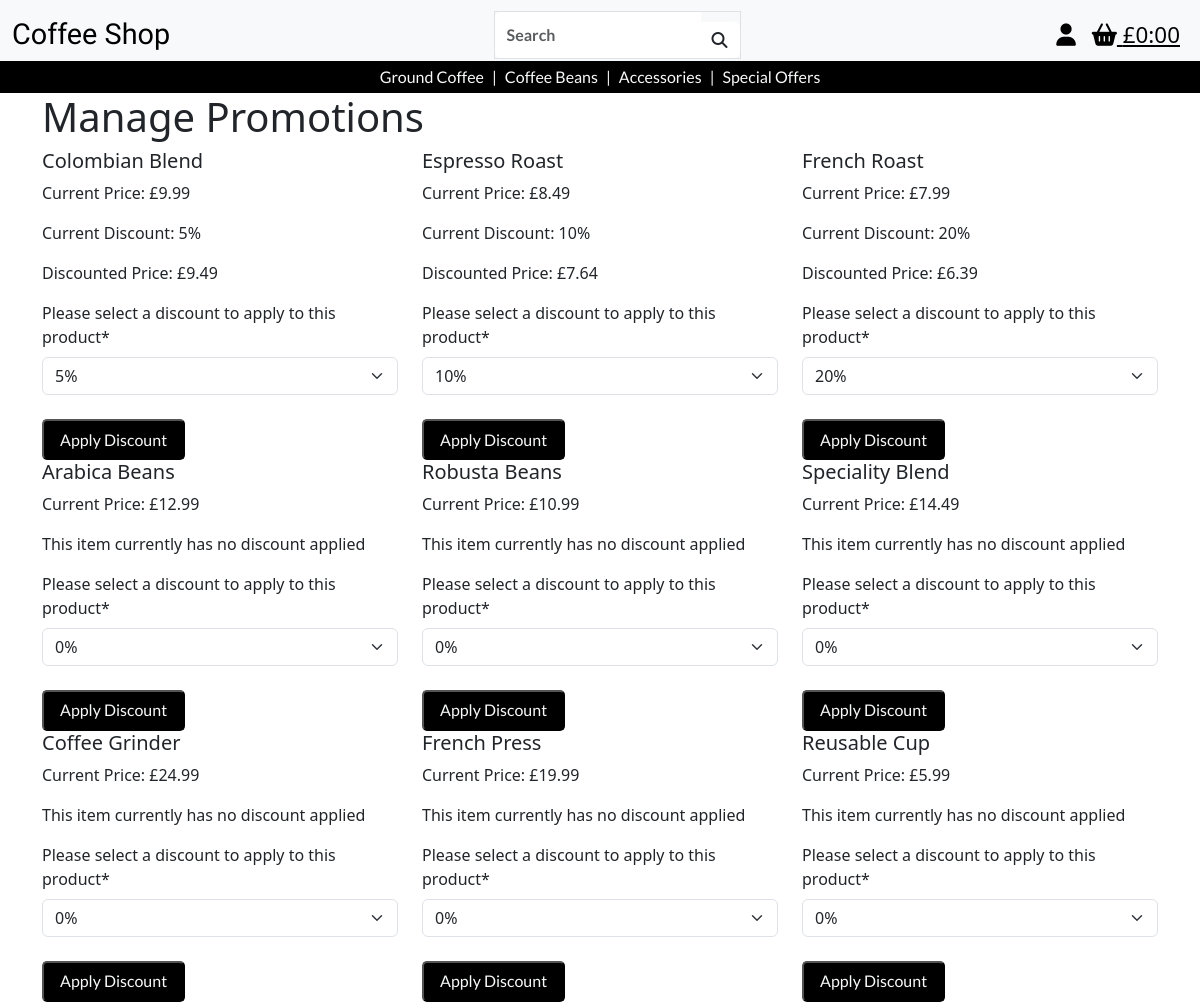
/promotions/ (signed in), run on the app's committed database.
### products/models.py (models this page shows, shortened)
class Product(models.Model):
    category = models.ForeignKey(
        'Category', null=True, blank=True, on_delete=models.SET_NULL)
    sku = models.CharField(max_length=254, null=True, blank=True, unique=True)
    product_name = models.CharField(max_length=254)
    description = models.TextField()
    price = models.DecimalField(max_digits=6, decimal_places=2)
    image_url = models.URLField(max_length=1024, null=True, blank=True)
    image = models.ImageField(null=True, blank=True)

### promotions/models.py (models this page shows, shortened)
class Discount(models.Model):
    product = models.OneToOneField(Product, on_delete=models.CASCADE, related_name='discount', primary_key=True)
    percentage = models.PositiveIntegerField(validators=[MaxValueValidator(50)])
    def apply_discount(self, price):
        discounted_price = price - (price * self.percentage / 100)
        return round(discounted_price, 2)

### promotions/views.py (the view)
# urls.py: path('', views.manage_promotions, name='manage_promotions'),
@login_required
def manage_promotions(request):
    if request.method == "POST":
        product_id = request.POST.get('product_id')
        discount_percentage = request.POST.get('percentage')
        product = get_object_or_404(Product, pk=product_id)
        if int(discount_percentage) == 0:
            Discount.objects.filter(product=product).delete()
        else:
            Discount.objects.update_or_create(
                product=product,
                defaults={'percentage': int(discount_percentage)}
            )
        return redirect('manage_promotions')
    else:
        products = Product.objects.all()
        discounts = {}
        for discount in Discount.objects.all():
            discounts[discount.product_id] = discount
        product_data = []
        for product in products:
            discount = discounts.get(product.id)
            form = DiscountForm(instance=discount)
            discounted_price = (
                discount.apply_discount(product.price) if discount else None
            )
            product_data.append({
                'product': product,
                'form': form,
                'discounted_price': discounted_price,
            })
        context = {'product_data': product_data}
        return render(request, 'promotions/manage_promotions.html', context)

### bag/contexts.py (called while the page is built, shortened)
def bag_contents(request):
    bag_items = []
    total = 0
    product_count = 0
    bag = request.session.get('bag', {})
    if total < settings.FREE_DELIVERY_THRESHOLD:
        delivery = total * Decimal(settings.STANDARD_DELIVERY_PERCENTAGE / 100)
        free_delivery_delta = settings.FREE_DELIVERY_THRESHOLD - total
    else:
        delivery = 0
        free_delivery_delta = 0
    grand_total = delivery + total
    context = {
        'bag_items' : bag_items,
        'total' : total,
        'product_count' : product_count,
        'delivery': delivery,
        'free_delivery_delta' : free_delivery_delta,
        'free_delivery_threshold' : settings.FREE_DELIVERY_THRESHOLD,
        'grand_total' : grand_total,
    }
    return context

### promotions/templates/promotions/manage_promotions.html (shortened to what this page needs)
{% extends 'base.html' %}
{% block content %}
<div class="container">
    <h1>Manage Promotions</h1>
    <div class="row">
        {% for item in product_data %}
            <div class="col-md-4">
                <div class="">
                        <h5 class="">{{ item.product.product_name }}</h5>
                        <p>Current Price: £{{ item.product.price }}</p>
                        {% if item.discounted_price %}
                            <p>Current Discount: {{ item.product.discount.percentage }}%</p>
                            <p>Discounted Price: £{{ item.discounted_price }}</p>
                        {% else %}
                            <p>This item currently has no discount applied</p>
                        {% endif %}
                        <form method="post">
                            {{ item.form|crispy }}
                            <button type="submit" class="mt-2">Apply Discount</button>
                        </form>
                </div>
            </div>
        {% endfor %}
    </div>
</div>
{% endblock %}

### static/css/base.css (style rules this page uses)
button, .button { color: #f8f9fa; font-family: "lato", sans-serif; font-weight: 400; text-decoration: none; background-color: black; padding: 0.4rem 1rem; border-radius: 5px; margin-top: 10px; }

### data on the page
Product: product.product_name "Colombian Blend", product.price "9.99", product.discount.percentage "5", discounted_price "9.49", percentage "5%"
Product: product.product_name "Espresso Roast", product.price "8.49", product.discount.percentage "10", discounted_price "7.64", percentage "10%"
Product: product.product_name "French Roast", product.price "7.99", product.discount.percentage "20", discounted_price "6.39", percentage "20%"
Product: product.product_name "Arabica Beans", product.price "12.99", shows "This item currently has no discount applied"
Product: product.product_name "Robusta Beans", product.price "10.99", shows "This item currently has no discount applied"
Product: product.product_name "Speciality Blend", product.price "14.49", shows "This item currently has no discount applied"
Product: product.product_name "Coffee Grinder", product.price "24.99", shows "This item currently has no discount applied"
Product: product.product_name "French Press", product.price "19.99", shows "This item currently has no discount applied"
Product: product.product_name "Reusable Cup", product.price "5.99", shows "This item currently has no discount applied"
